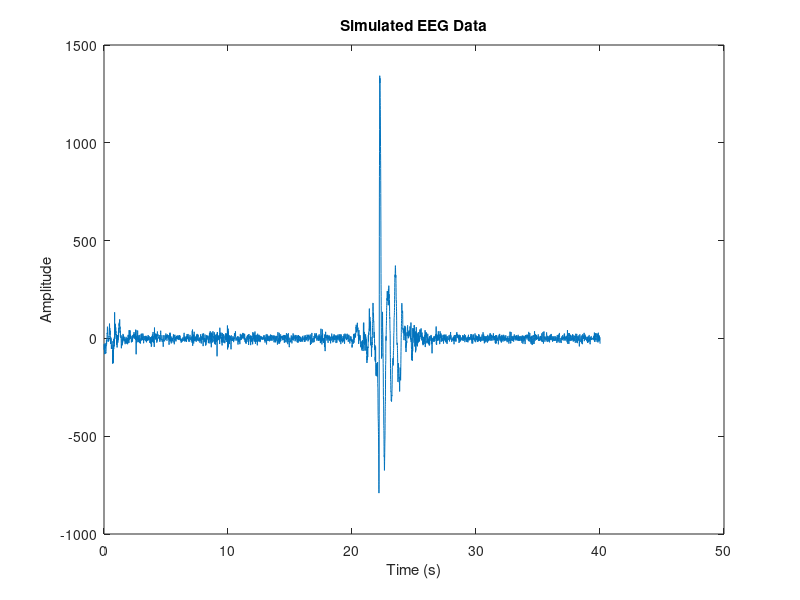
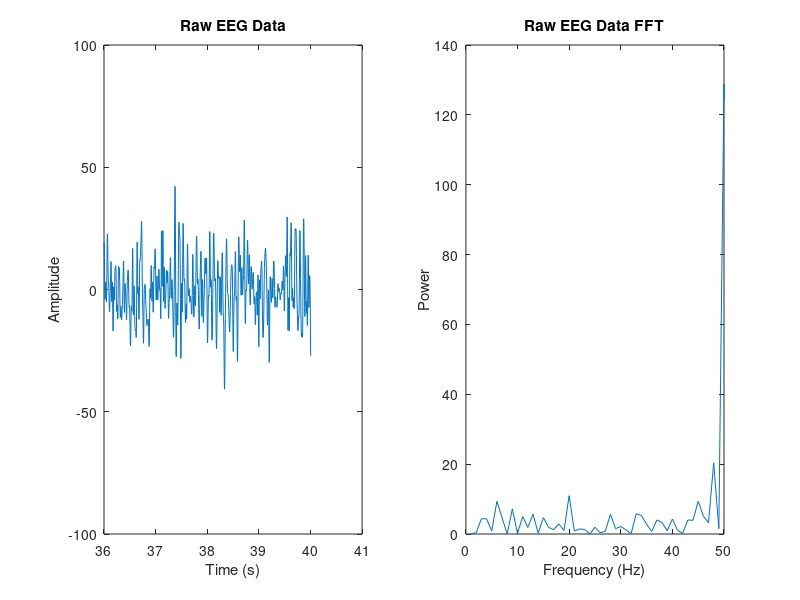

The MATLAB script that drew these images, in order: (Note: this script raises an error after producing the figures.)
%% Simulate EEG Data
clear, close all, clc

% Simulate EEG data
fs = 250; % Sampling frequency (Hz)
time = 5; % 10 seconds of data
t = 0:1/fs:(time - 1/fs);
freq_segments = [8.57, 12, 15, 10, 8.57]; % Frequencies for each segment (Hz)
amplitude = 50; % Amplitude of the simulated signal

% Initialize EEG data
eeg_data = zeros(size(t));

% Generate EEG signal with different frequencies for different segments
start_idx = 1;
for i = 1:length(freq_segments)
    freq = freq_segments(i);
    segment_t = t(start_idx:start_idx+length(t)/length(freq_segments)-1);
    segment_eeg_data = amplitude * sin(2*pi*freq*segment_t);
    eeg_data(start_idx:start_idx+length(segment_t)-1) = segment_eeg_data;
    start_idx = start_idx + length(segment_t);
end

% Add noise to the simulated EEG data
eeg_data = eeg_data + randn(size(eeg_data)) * 10;

load("mixed_signal_16_24.mat");
eeg_data = mixed_signal;
t = 0:1/fs:(length(eeg_data)/250 - 1/fs);

% Plot the simulated EEG data
figure;
plot(t, eeg_data);
xlabel('Time (s)');
ylabel('Amplitude');
title('Simulated EEG Data');


%% Initializing variables for using CCA;
refFreq = [8 12 18];
time = 5; % Seconds;
fs= 250;
classNum = length(refFreq); 
%trialNum = 1;
loss = 0;

ref_t = 0:1/fs:(time);

Y = cell(1, classNum);
r = zeros(1, classNum);

% Generate reference signals for each class
for i = 1:classNum
    ref = 2*pi*refFreq(i)*ref_t;
    Y{i} = [sin(ref); cos(ref); sin(ref*2); cos(ref*2)];
end

%% Pre-processing filters

% Low-pass 40 Hz
order = 4; 
[low_b, low_a] = butter(order, 40/(fs/2), 'low');

% High-pass 1 Hz
order = 2; 
[high_b, high_a] = butter(order, 1/(fs/2), 'high');

% Notch-filter 50 Hz
order = 2; 
[notch_b, notch_a] = butter(order, [48 52]/(fs/2), 'stop');

%% Simulate Data Acquisition and Real-time Plotting

% Set parameters
window_size = 5; % in seconds
step_size = 1; % in seconds
% Initialize figure for real-time plotting
figure;
subplot(1,2,1)
h1 = plot(zeros(1,2*fs)); % Initialize plot
title('Raw EEG Data');
xlabel('Time (s)');
ylabel('Amplitude');
ylim([-100 100]);
%xlim([0 window_size]) % Set initial x-axis limits
%set(gca, 'XTick', 0:1:window_size) % Set x-axis ticks every second

subplot(1,2,2)
h2 = plot(zeros(1,2*fs)); % Initialize plot
title('Raw EEG Data FFT');
xlabel('Frequency (Hz)');
ylabel('Power');
xlim([0 50]) % Set initial x-axis limits

i_segment = 0;
filtered_window = zeros(1, 2*fs);

counter = 0;

while true
    i_segment = i_segment + 1;
    pause(step_size) % Wait for step_size seconds
    
    % Generate data for the current window
    start_idx = max(1, 1 + (i_segment-1)*step_size*fs);
    end_idx = min(length(eeg_data), start_idx + window_size*fs);
    segment_data = eeg_data(start_idx:end_idx);
    t_segment = t(start_idx:end_idx);


    filtered_window = filter(low_b, low_a, segment_data);
    filtered_window = filter(high_b, high_a, filtered_window);
    filtered_window = filter(notch_b, notch_a, filtered_window);

    %filtered_window = filtered_window(250*1+1:end);

    % Update plot 
     %set(gca, 'XTick', t_segment(1):1:t_segment(end)) % Update x-axis ticks

    set(h1, 'XData', t_segment, 'YData', segment_data);
    xlim([t_segment(1) t_segment(end)])
    

    [p, f] = periodogram(segment_data, [], [], fs);
    set(h2, 'YData', p);
    xlim([0 50])
    
    drawnow;

    for j = 1:classNum
        [~, ~, corr] = canoncorr(filtered_window, Y{j}');
        r(j) = max(corr);
    end

    [m, ind] = max(r);
    prev_ind = ind;

    if(m>0.24 && prev_ind==ind)
        counter = counter+1;
    else
        counter = 0;
    end

    if(m>0.24)
     fprintf('SSVEP Frequency: %d Hz (canoncorr = %f) \n', refFreq(ind), m);
     counter = 0;
    end
end